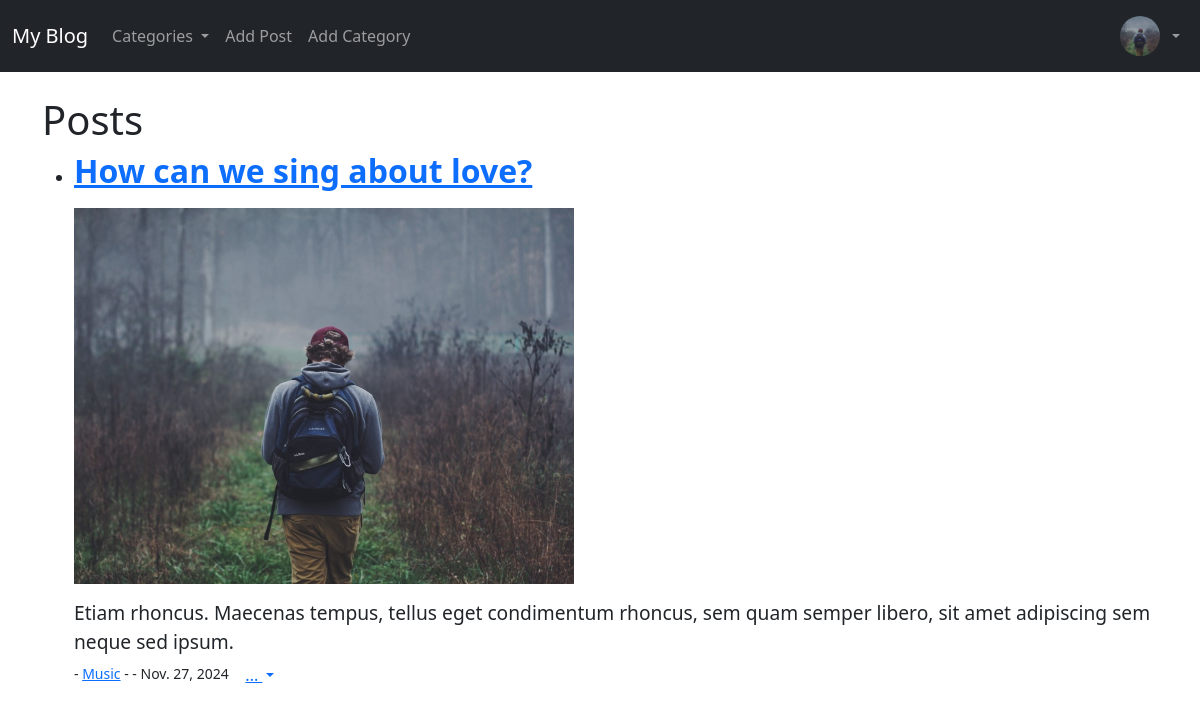
The app's page / (signed in) with its own data.
### blog/models.py (models this page shows, shortened)
class Profile(models.Model):
    user = models.OneToOneField(User, null=True, on_delete=models.CASCADE)
    bio = models.TextField()
    profile_pic = models.ImageField(null=True, blank=True, upload_to="images/profile/")
    website_url = models.CharField(max_length=255, null=True, blank=True)
    facebook_url = models.CharField(max_length=255, null=True, blank=True)
    twitter_url = models.CharField(max_length=255, null=True, blank=True)
    instagram_url = models.CharField(max_length=255, null=True, blank=True)
    pinterest_url = models.CharField(max_length=255, null=True, blank=True)

class Post(models.Model):
    title = models.CharField(max_length=255)
    header_image = models.ImageField(null=True, blank=True, upload_to="images/")
    title_tag = models.CharField(max_length=255)
    author = models.ForeignKey(User, on_delete=models.CASCADE)
    body = RichTextField(blank=True, null=True)
    post_date = models.DateField(auto_now_add=True)
    category = models.CharField(max_length=255, default='coding')
    snippet = models.CharField(max_length=255)
    likes = models.ManyToManyField(User, related_name='blog_posts')

### blog/views.py (the view)
# urls.py: path('', views.home_view, name="home"),
def home_view(request):
    cat_menu = Category.objects.all()
    posts = Post.objects.all().order_by('-post_date')  # Or you can use your list view logic
    return render(request, 'home.html', {
        'cat_menu': cat_menu,
        'posts': posts,
    })

### blog/context_processors.py (called while the page is built)
def category_list(request):
    cat_menu_list = Category.objects.all()
    return {'cat_menu_list': cat_menu_list}

### blog/templates/home.html (shortened to what this page needs)
{% extends 'base.html' %}
{% block content %}
<h1>Posts</h1>
<ul>
    {% for post in posts %}
    <li>
        <h2 style="font-weight: bold;">
            <a href="{% url 'article-detail' post.pk %}">{{ post.title }}</a>
        </h2>
        {% if post.header_image %}
            <img src="{{ post.header_image.url }}" alt="{{ post.title }}" class="post-image">
        {% endif %}
        <div class="post-snippet">
            {{ post.snippet }}
        </div>
        <small>
            - <a href="{% url 'category' post.category|slugify %}">{{ post.category }}</a>
            - {{ post.author.first_name }} {{ post.author.last_name }}
            - {{ post.post_date }}
            {% if user.is_authenticated %}
                {% if user.id == post.author.id %}
                    <div class="dropdown d-inline">
                        <button class="btn btn-link dropdown-toggle" type="button" id="dropdownMenuButton" data-bs-toggle="dropdown" aria-expanded="false">
                            ...
                        </button>
                    </div>
                {% endif %}
            {% endif %}
        </small>
    </li>
    {% endfor %}
</ul>
{% endblock %}

### blog/templates/base.html (shortened to what this page needs)
{% load static %}
<!doctype html>
<html lang="en">
  <head>
    <link href="https://cdn.jsdelivr.net/npm/bootstrap@5.1.0/dist/css/bootstrap.min.css" rel="stylesheet">
  </head>
  <body>
    <nav class="navbar navbar-expand-lg navbar-dark bg-dark">
  <div class="container-fluid">
    <a class="navbar-brand" href="{% url 'home' %}">My Blog</a>
    <div class="collapse navbar-collapse" id="navbarSupportedContent">
      <ul class="navbar-nav me-auto mb-2 mb-lg-0">
      <li class="nav-item dropdown">
        <a class="nav-link dropdown-toggle" href="#" id="navbarDropdown" role="button" data-bs-toggle="dropdown" aria-expanded="false">
          Categories
        </a>
    </li>
          {% if user.is_authenticated %}
              <li class="nav-item">
                  <a class="nav-link" href="{% url 'add_post' %}">Add Post</a>
              </li>
              <li class="nav-item">
                  <a class="nav-link" href="{% url 'add_category' %}">Add Category</a>
              </li>
          {% endif %}
      </ul>
      {% if user.is_authenticated %}
      <ul class="navbar-nav ml-auto">
          <li class="nav-item dropdown">
              <a class="nav-link dropdown-toggle d-flex align-items-center" href="#" id="navbarDropdown" role="button" data-bs-toggle="dropdown" aria-expanded="false">
                  {% if user.profile.profile_pic %}
                      <img src="{{ user.profile.profile_pic.url }}" alt="Profile" class="rounded-circle" style="width: 40px; height: 40px; object-fit: cover;">
                  {% else %}
                      <img src="{% static 'blog/images/default_profile.png' %}" alt="Profile" class="rounded-circle" style="width: 40px; height: 40px; object-fit: cover;">
                  {% endif %}
              </a>
          </li>
      </ul>
  {% endif %}
    </div>
  </div>
</nav>
    <br/>
    <div class="container">
    {% block content %}
    {% endblock %}
    </div>
  </body>
</html>

### blog/templates/home.html (style rules this page uses)
.post-image { width: 500px; height: auto; margin-top: 10px; }
.post-snippet { font-size: 1.2em; margin-top: 15px; }

### records on screen
Post: title "How can we sing about love?", header_image (picture), snippet "Etiam rhoncus. Maecenas tempus, tellus eget condimentum rhoncus, sem quam semper libero, sit amet adipiscing sem neque sed ipsum.", category "Music", post_date "Nov. 27, 2024"
